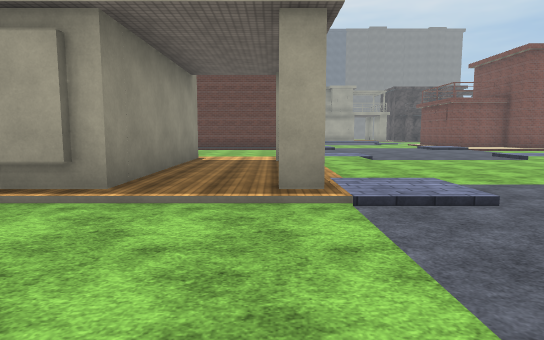
View 1 (above)

24 first-person views from a walk through a 3-D level made in the Unity game engine. The camera is 1.5 m above the floor, tilts 6° down and sees 75° across. The floor is counted in squares, 2 m on a side. Each view is taken from the middle of a square. On the plan, view 1 faces up. The plan holds only what a view shows up to about 11 squares ahead; the rest is blank. The place goes on beyond the plan. The terrain is drawn as flat ground. Surface patterns are stand-ins for the level's own textures.

View 2
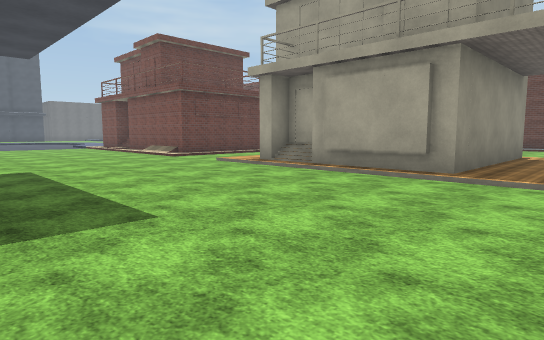

View 3
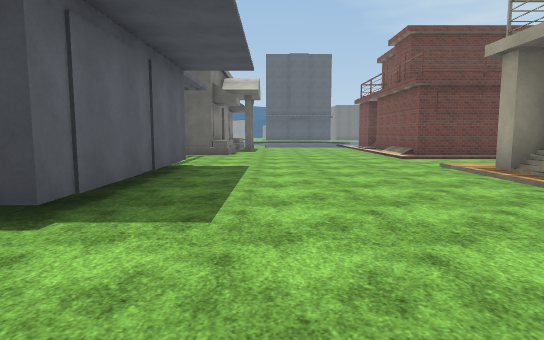

View 4
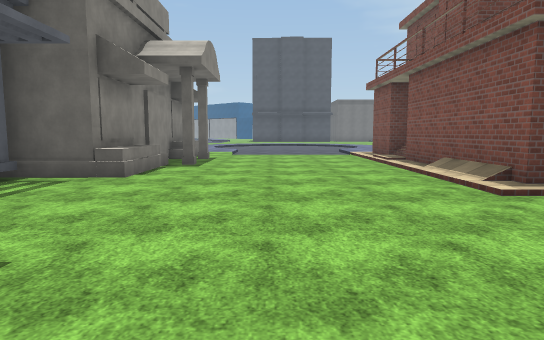

View 5
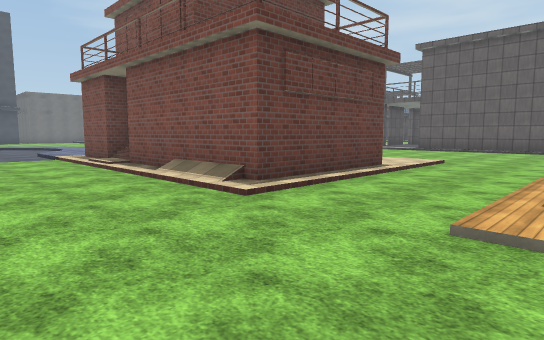

View 6
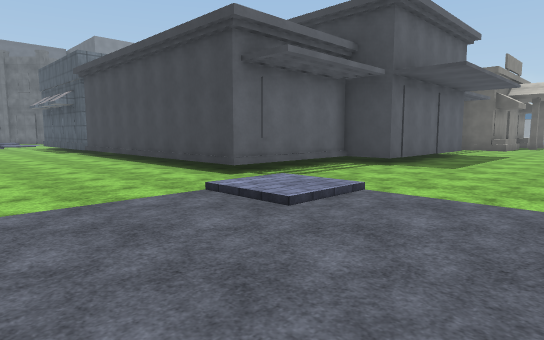

View 7
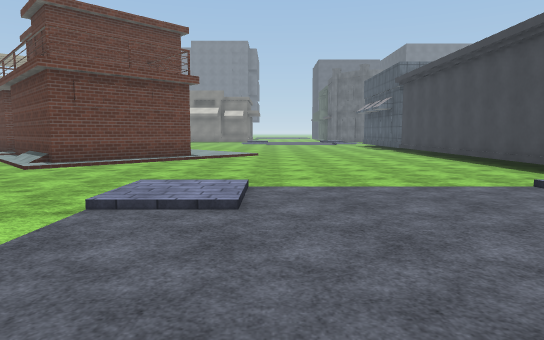

View 8
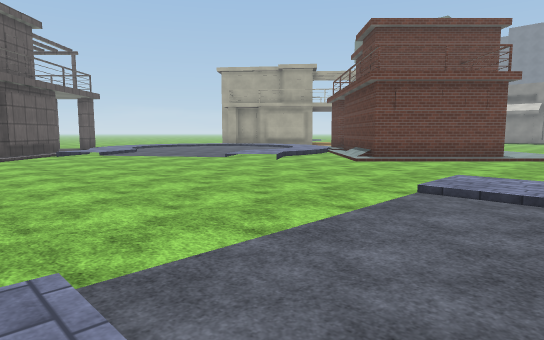

View 9
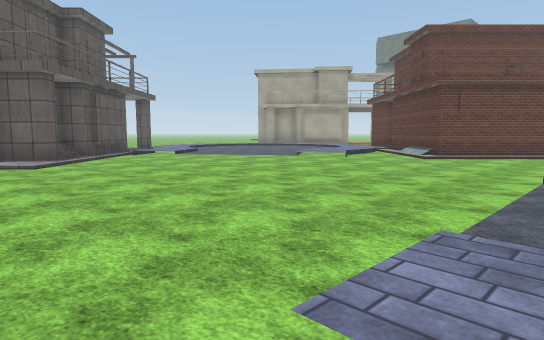

View 10
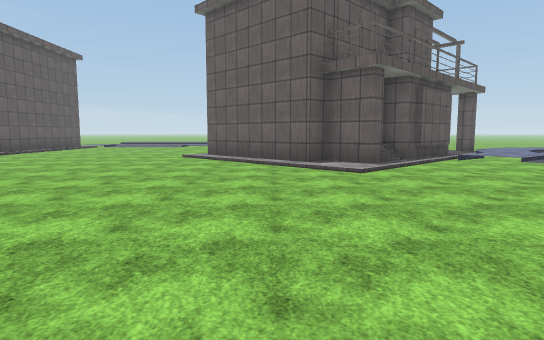

View 11
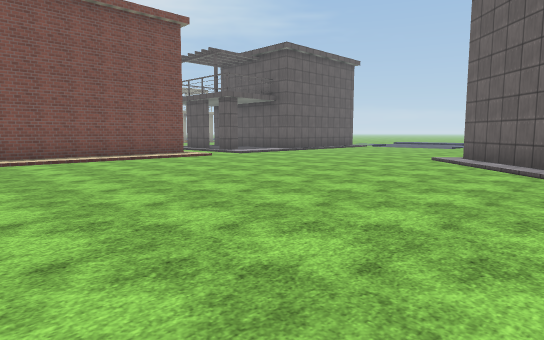

View 12
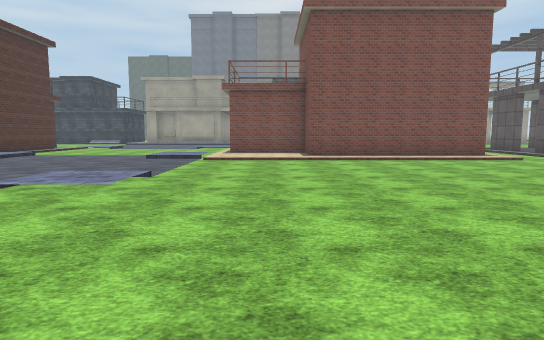

View 13
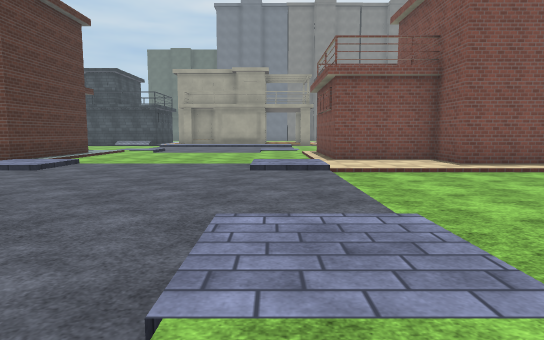

View 14
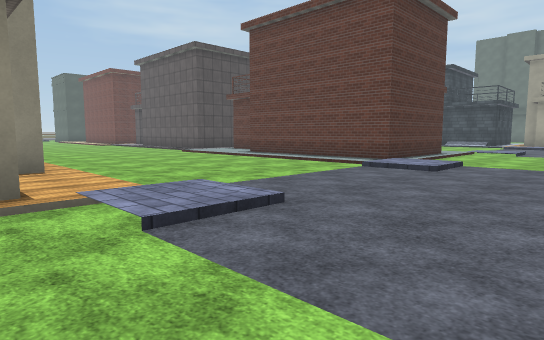

View 15
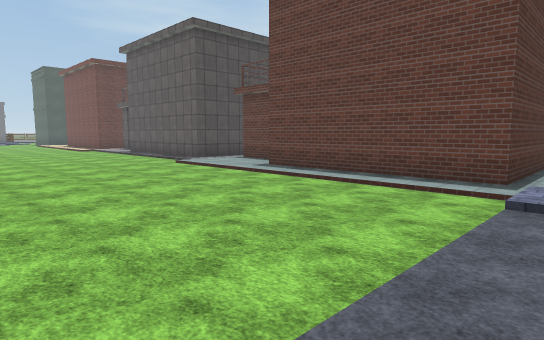

View 16
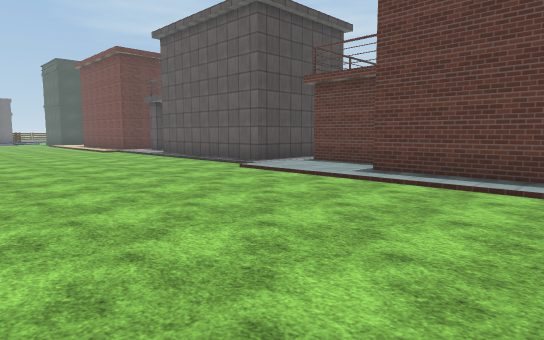

View 17
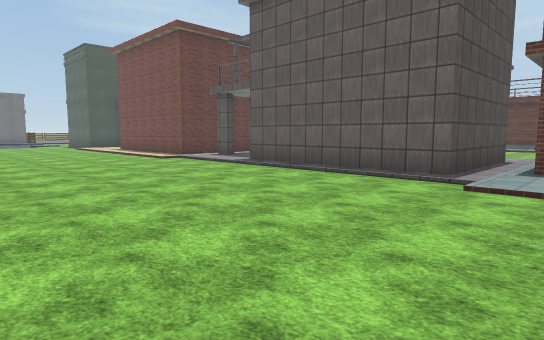

View 18
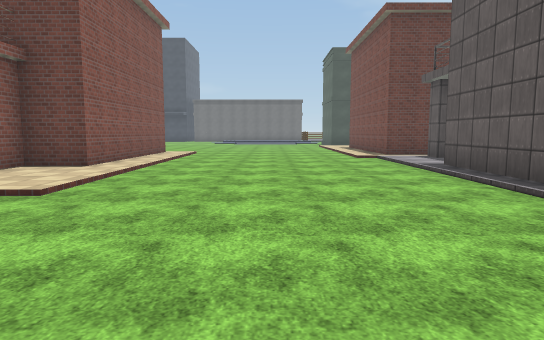

View 19
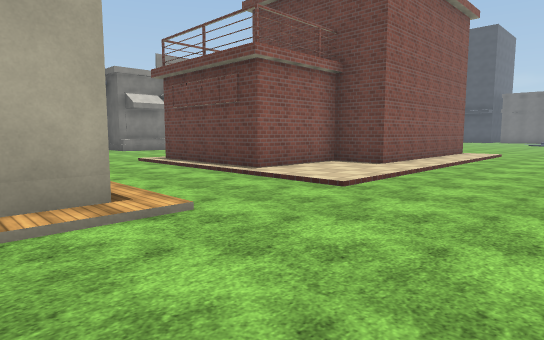

View 20
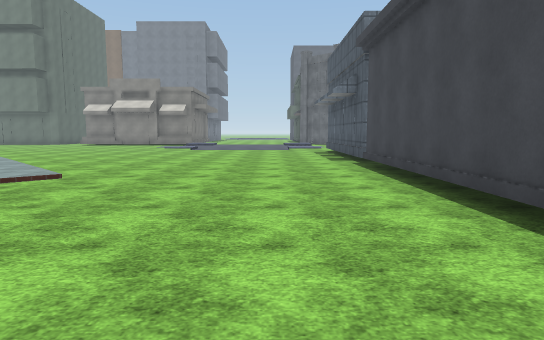

View 21
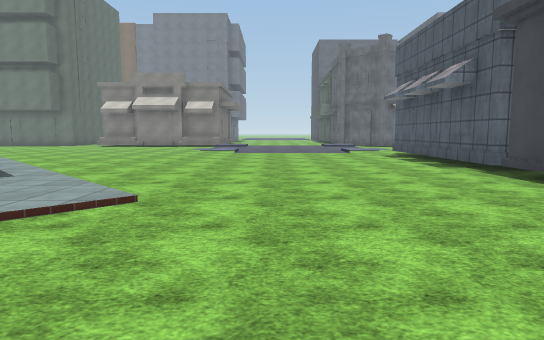

View 22
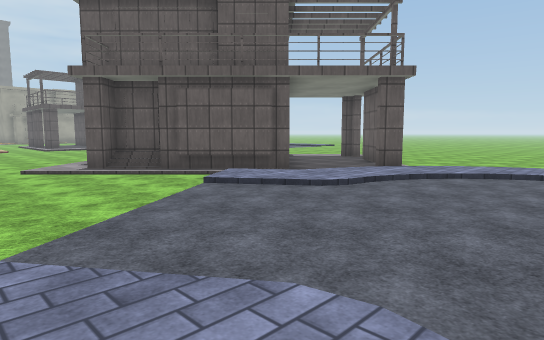

View 23
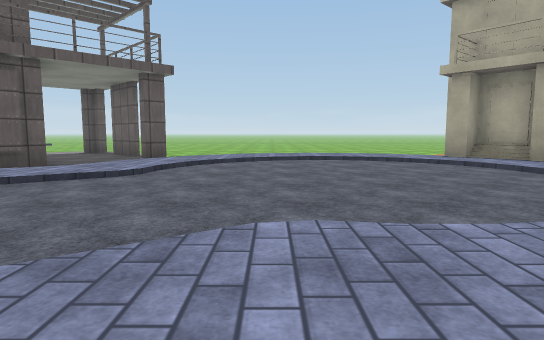

View 24
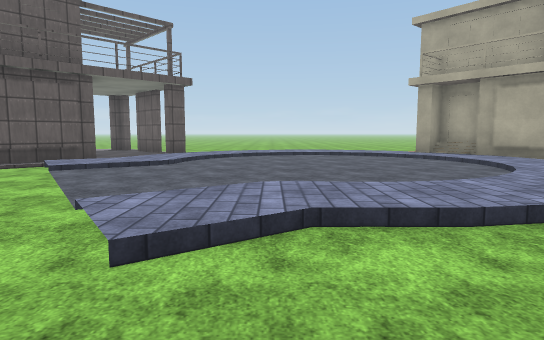

### Floor plan
Key: @ floor where view 1 was taken; # wall or solid block; x gap in a wall; . main floor; : floor 0.25 m higher than the main floor; / step, stairs or slope; = window, fence, low wall or low ledge; O other object.
Columns run from 19 left of view 1 to 27 right of it. Each row starts with its distance up from view 1.
 19           #:       #/....../#
 18   ##      #:####   #/....../#
 17   #:::#####::::#####/....../###
 16   ://///////:::::::://....//::######/.
 15   ................../:....:/::::::::/.
 14   ......................................
 13  .......................................
 12 ........................................
 11 ........................................
 10 //////////.//////////:....:/.............
  9  #####:::/./##   #:///....//.........../.
  8      ####/./     #:##.................//
  7         #/./     #::x..... ........../##
  6         #/./     #:: .... ........../##
  5  ########/./:#####:://..  //......./:#
  4 ::::::////./:::##::#::.  .:/......./##
  3 .......................  .........../##
  2   .................................../## :::
  1   ..................................../#:::/
  0   .................@.................://::##.
 -1   .O.O............../:....:/........./::/# ...
 -2   OOOOOO...OOOOOO...//....//...../....//:/  ...
 -3        OOOO     OOOO............/:/...../:/ ...
 -4        O        O   O........./..:/....../:
 -5                 O   O......../#/./:....../:
 -6                     O......./###//:....../:
 -7                     O....../#####/:/.....:/
 -8                     O...../:#   ## :/..//:
 -9                     O...../:        ::::/##
-10                     O....../:         /###
-11                     O......./
-12                    x........./
-13                    =........../
-14                    =.........../
-15                    =............
-16                    =............

Positions as (right, up) in squares from view 1, and headings:
1: (0, 0), facing up
2: (0, -2), facing up-left
3: (0, 0), facing left
4: (-6, 1), facing left
5: (-7, 1), facing up-left
6: (5, 2), facing down-left
7: (6, 3), facing down
8: (6, 4), facing down-right
9: (7, 6), facing down-right
10: (9, 6), facing right
11: (10, 5), facing up-right
12: (10, 5), facing up
13: (7, 8), facing up
14: (5, 8), facing up-left
15: (2, 10), facing up-left
16: (-1, 10), facing up-left
17: (-6, 10), facing up-left
18: (-6, 13), facing left
19: (-6, 13), facing down-left
20: (3, -3), facing down
21: (5, -5), facing down
22: (14, -5), facing up-right
23: (13, -4), facing right
24: (11, -4), facing right
